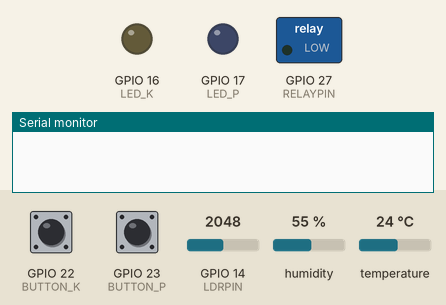
Simulated run of this sketch. Board: ESP32. Shown: switched loads named in the sketch (green lamp = pin HIGH), output pins drawn as LEDs (lit = HIGH), the last lines printed to the serial monitor. Dashed ring = blinking. The inputs (shaded band) are chosen by the test bench; at power-on: GPIO 22 (BUTTON_K) HIGH, GPIO 23 (BUTTON_P) HIGH, humidity 55 %, GPIO 14 (LDRPIN) = 2048, temperature 24 °C.

Above: at 1.2 s.
1.3 s: GPIO 22 (BUTTON_K) pulled LOW for 1 s
At 2.5 s:
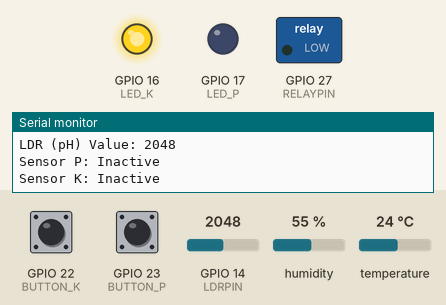
3.8 s: GPIO 23 (BUTTON_P) pulled LOW for 3.2 s
At 4.3 s:
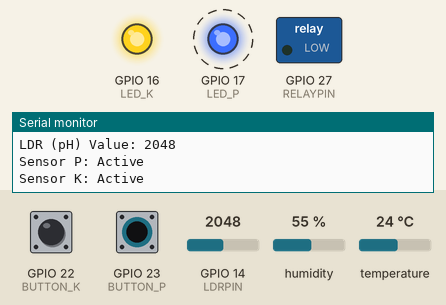
8.5 s: humidity set to 41 %
11.2 s: humidity set to 38 %
At 15.2 s:
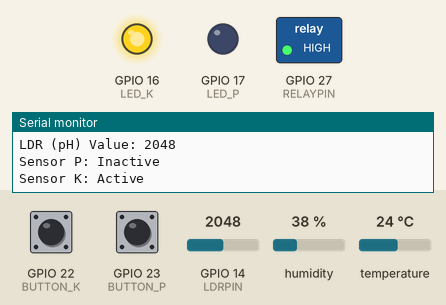
15.5 s: GPIO 22 (BUTTON_K) pulled LOW for 0.15 s
At 15.9 s:
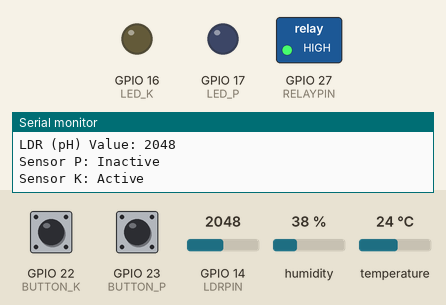
17.5 s: GPIO 23 (BUTTON_P) pulled LOW for 0.15 s
At 18.3 s:
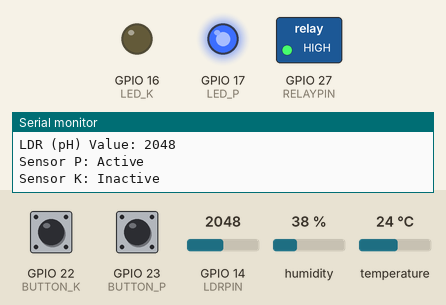
Timing chart, 0 to 20.5 s (numbered marks = the images above; inputs shaded):
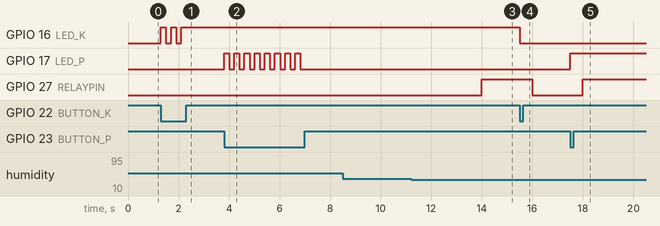

The sketch:

sketch.ino
```cpp
#include <DHT.h>

// Defining the pins where the sensors are connected
#define DHTPIN 12   // Pin for the DHT22
#define BUTTON_P 23 // Pin for the P button
#define BUTTON_K 22 // Pin for the K button
#define LDRPIN 14   // Pin for the LDR (pH sensor)
#define RELAYPIN 27 // Pin for the Relay
#define LED_P 17    // Pin for the LED indicating sensor P
#define LED_K 16    // Pin for the LED indicating sensor K

// Defining the sensor type
#define DHTTYPE DHT22

// Thresholds
const float HUMIDITY_THRESHOLD = 40.0; // Minimum humidity level to trigger irrigation

DHT dht(DHTPIN, DHTTYPE);

bool sensorP = false;
bool sensorK = false;

unsigned long lastDebounceTimeP = 0;
unsigned long lastDebounceTimeK = 0;
unsigned long debounceDelay = 200;

unsigned long lastReadTime = 0;
unsigned long readInterval = 2000;

void setup()
{
  Serial.begin(115200); // Initialize serial communication
  dht.begin();          // Initialize the DHT22

  pinMode(BUTTON_P, INPUT_PULLUP); // Set the P button as input
  pinMode(BUTTON_K, INPUT_PULLUP); // Set the K button as input
  pinMode(RELAYPIN, OUTPUT);       // Set the relay pin as output
  pinMode(LED_P, OUTPUT);          // Set the LED for sensor P as output
  pinMode(LED_K, OUTPUT);          // Set the LED for sensor K as output

  digitalWrite(RELAYPIN, LOW); // Ensure the relay is off at startup
  digitalWrite(LED_P, LOW);    // Ensure the LED for sensor P is off at startup
  digitalWrite(LED_K, LOW);    // Ensure the LED for sensor K is off at startup
}

void loop()
{
  unsigned long currentTime = millis();

  // Read sensors every readInterval milliseconds
  if (currentTime - lastReadTime >= readInterval)
  {
    lastReadTime = currentTime;

    // Read humidity, temperature and LDR value
    float humidity = dht.readHumidity();
    float temperature = dht.readTemperature();
    int ldrValue = analogRead(LDRPIN);

    // Check if the reading failed and exit the loop if necessary
    if (isnan(humidity) || isnan(temperature))
    {
      Serial.println("Failed to read from DHT!");
      return;
    }

    // Logic for controlling the relay (irrigation)
    if (humidity < HUMIDITY_THRESHOLD && (sensorP || sensorK))
    {
      digitalWrite(RELAYPIN, HIGH); // Turn on the relay
      Serial.println("Irrigation ON");
    }
    else
    {
      digitalWrite(RELAYPIN, LOW); // Turn off the relay
      Serial.println("Irrigation OFF");
    }

    // Display the readings on the Serial Monitor
    Serial.print("Humidity: ");
    Serial.println(humidity);
    Serial.print("Temperature: ");
    Serial.println(temperature);
    Serial.print("LDR (pH) Value: ");
    Serial.println(ldrValue); // Display the LDR value
    Serial.print("Sensor P: ");
    Serial.println(sensorP ? "Active" : "Inactive");
    Serial.print("Sensor K: ");
    Serial.println(sensorK ? "Active" : "Inactive");
    Serial.println();
  }

  // Debounce and toggle sensor states when the button is pressed
  debounceButton(BUTTON_P, sensorP, lastDebounceTimeP);
  debounceButton(BUTTON_K, sensorK, lastDebounceTimeK);

  // Control LEDs based on sensor states
  digitalWrite(LED_P, sensorP ? HIGH : LOW);
  digitalWrite(LED_K, sensorK ? HIGH : LOW);
}

void debounceButton(int buttonPin, bool &sensorState, unsigned long &lastDebounceTime)
{
  int reading = digitalRead(buttonPin);
  if (reading == LOW)
  {
    if ((millis() - lastDebounceTime) > debounceDelay)
    {
      sensorState = !sensorState;
      lastDebounceTime = millis();
    }
  }
}
```

Measured:
- the behaviour switches between 40 and 39 % on humidity (found by bisection; images 2 and 3)
- after the input at 1.3 s, GPIO 16 (LED_K): alternates HIGH for 0.20 s and LOW for 0.20 s, 5 changes in all, then stays HIGH, starting at once
- after the input at 3.8 s, GPIO 17 (LED_P): alternates HIGH for 0.20 s and LOW for 0.20 s, 16 changes in all, then stays LOW, starting at once
- after the input at 11.2 s, GPIO 27 (RELAYPIN): LOW → HIGH after 2.8 s
- after the input at 15.5 s, GPIO 16 (LED_K): HIGH → LOW at once; GPIO 27 (RELAYPIN): HIGH → LOW after 0.50 s
- after the input at 17.5 s, GPIO 17 (LED_P): LOW → HIGH at once; GPIO 27 (RELAYPIN): LOW → HIGH after 0.51 s
